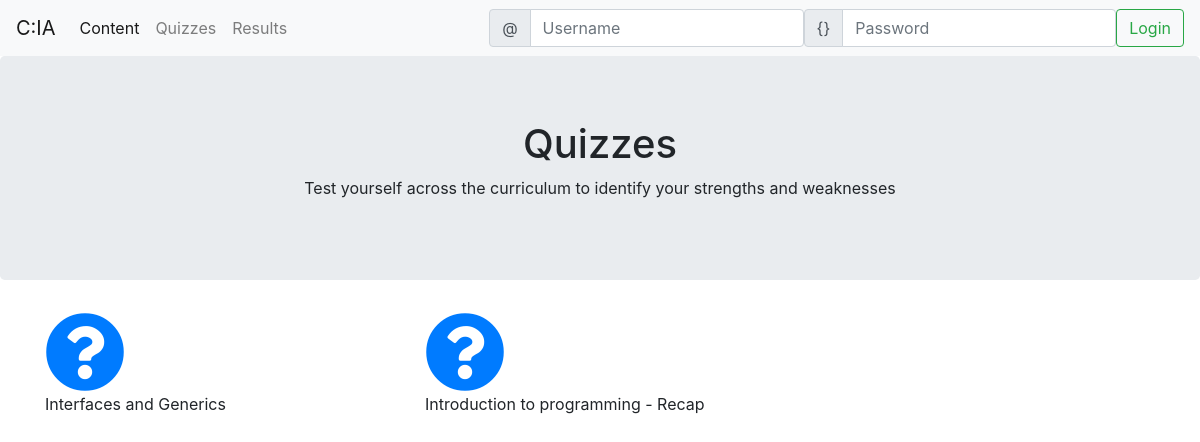
Page /quizzes.php on the earlier database version.
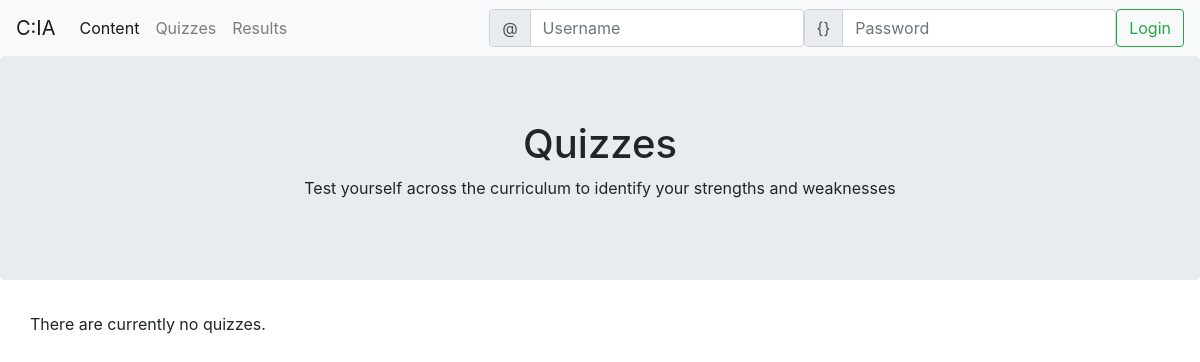
Same page on the later database version.
### tables this page shows
CREATE TABLE `quizzes` (
  `QuizID` int(11) NOT NULL AUTO_INCREMENT,
  `QuizTitle` varchar(255) DEFAULT NULL,
  `ModuleID` int(11) NOT NULL,
  PRIMARY KEY (`QuizID`),
  KEY `ModuleID` (`ModuleID`),
  CONSTRAINT `quizzes_ibfk_1` FOREIGN KEY (`ModuleID`) REFERENCES `Module` (`idModule`)
);

### quizzes-summary.php (the view)
<div id="header">
  <div class="jumbotron text-center">
    <h1>Quizzes</h1>
    <p>Test yourself across the curriculum to identify your strengths and weaknesses</p>
  </div>
</div>
<div class="container">
  <div class="row">
<?php
$sql = "SELECT * FROM quizzes";
$result = $conn->query($sql);
if ($result->num_rows > 0) {
    while($row = $result->fetch_assoc()) {
      echo "<div class=\"col-sm-4\">";
      echo "<a href=\"?quiz=" . $row["QuizID"] . "\"> <i class=\"fa fa-question-circle fa-5x\"></i> </a>";
      echo "<p>" .  $row["QuizTitle"] . " <br \>";
      echo "</div>";
    }
} else {
    echo "There are currently no quizzes. ";
}
?>
  </div>
</div>

### header.php (shortened to what this page needs)
<!DOCTYPE html>
<html lang="en">
<head>
  <link rel="stylesheet" href="https://stackpath.bootstrapcdn.com/bootstrap/4.1.3/css/bootstrap.min.css">
  <link rel="stylesheet" href="https://use.fontawesome.com/releases/v5.2.0/css/all.css">
</head>
<body>

### navbar.php (shortened to what this page needs)
<nav class="navbar navbar-expand-lg navbar-light bg-light">
  <a class="navbar-brand" href="#">C:IA</a>
  <div class="collapse navbar-collapse" id="navbarText">
    <ul class="navbar-nav mr-auto">
      <li class="nav-item active">
        <a class="nav-link" href="#">Content <span class="sr-only">(current)</span></a>
      </li>
      <li class="nav-item">
        <a class="nav-link" href="#">Quizzes</a>
      </li>
      <li class="nav-item">
        <a class="nav-link" href="#">Results</a>
      </li>
    </ul>
    <form class="form-inline">
      <div class="input-group">
        <div class="input-group-prepend">
          <span class="input-group-text" id="basic-addon1">@</span>
        </div>
        <input type="text" class="form-control" placeholder="Username" aria-label="Username" aria-describedby="basic-addon1">
      </div>
      <div class="input-group">
        <div class="input-group-prepend">
          <span class="input-group-text" id="basic-addon1">{}</span>
        </div>
        <input type="password" class="form-control" placeholder="Password" aria-label="Password" aria-describedby="basic-addon1">
      </div>
      <button class="btn btn-outline-success my-2 my-sm-0" type="submit">Login</button>
    </form>
  </div>
</nav>

### quizzes.php
<?php
include_once 'connect.php';
include 'header.php';
include 'navbar.php';
?>
<?php
if (isset($_GET['quiz'])) {
    include 'quiz-layout-angular.php';
} else {
    include 'quizzes-summary.php';
}
?>
<?php
include 'footer.php';
?>

### footer.php
</body>
</html>

Differences in the rows shown:
removed quizzes: QuizTitle "Interfaces and Generics"
removed quizzes: QuizTitle "Introduction to programming - Recap"
Other differences:
text now shown: "There are currently no quizzes."
